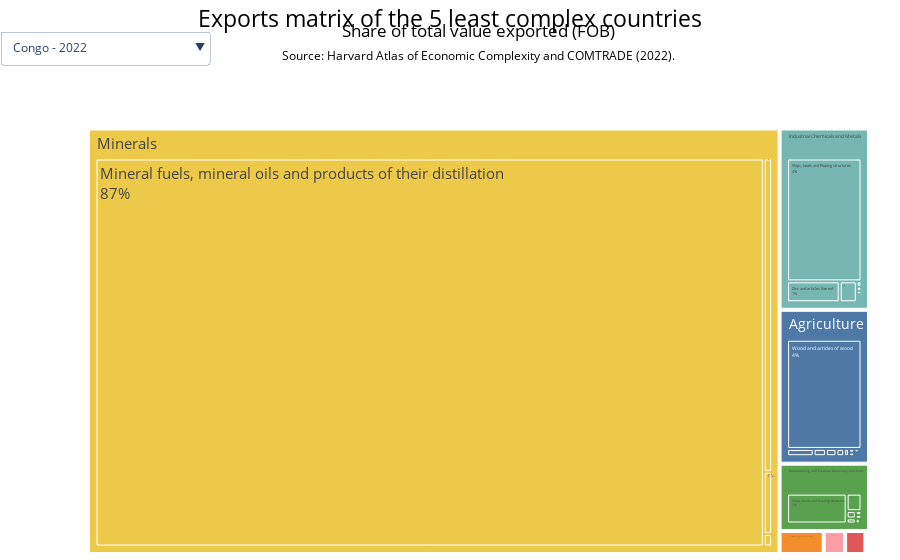

Source (notebook cell):
### Markdown cell above
#### Bottom 5

### Code cell
# Plotting a tree map 
 # See this very useful example: https://stackoverflow.com/questions/64100889/add-dropdown-menu-to-plotly-express-treemap

# Load the data
data_url = "https://raw.githubusercontent.com/IgnacioOrueta/ignacioorueta.github.io/refs/heads/main/Project/Section3/data/bottom5_countries.csv"
data = pd.read_csv(data_url)

# Define custom colors for each cluster_name
custom_colors = {
        'Agriculture': '#4E79A7',
        'Industrial Chemicals and Metals': '#76B7B2',
        'Textile and Home Goods': '#FF9DA7',
        'Metalworking and Electrical Machinery and Parts': '#59A14F',
        'Construction, Building, and Home Supplies': '#F28E2B',
        'Electronic and Electrical Goods': '#E15759',
        'Textile Apparel and Accessories': '#AF7AA1',
        'Minerals': '#EDC949',     
}

# Tableau colors
#4E79A7 (Blue)
#F28E2B (Orange)
#E15759 (Red)
# #76B7B2 (Teal)
# #59A14F (Green)
# #EDC949 (Yellow)
# #AF7AA1 (Purple)
#FF9DA7 (Pink)

dfs = list(data.groupby("country",))

first_title = dfs[0][0]
traces = []
buttons = []
for i,d in enumerate(dfs):
        visible = [False] * len(dfs)
        visible[i] = True
        name = d[0]
        traces.append(
            px.treemap(d[1],
                    path=['cluster_name', 'desc_hs2'],
                    values='percent_fobvalue',
                    color='cluster_name',
                    color_discrete_map=custom_colors).update_traces(visible=True if i==0 else False).data[0]
        )
        
        buttons.append(dict(label=name,
                        method="update",
                        args=[{"visible":visible}]))  # Creating the dropdown menu

updatemenus = [{
        'active': 0,
        'buttons': buttons,
        'x': 0.16,  # Adjust the x position
        'y': 1.15,  # Adjust the y position
        'xanchor': 'right',  # Anchor the dropdown to the right
        'yanchor': 'top'  # Anchor the dropdown to the top
    }]

fig = go.Figure(data=traces,
                    layout=dict(updatemenus=updatemenus))

# Add title and subtitle
fig.update_layout(
    title={
        'text': "Exports matrix of the 5 least complex countries",
        'y':0.98,
        'x':0.5,
        'xanchor': 'center',
        'yanchor': 'top',
            'font': {'size': 23, 'color': 'black' }
        },
    annotations=[
        dict(
            text="Share of total value exported (FOB)",
            x=0.5,
            y=1.18,
            xref="paper",
            yref="paper",
            showarrow=False,
            font=dict(size=17, color='black')
            ),
        dict(
            text="Source: Harvard Atlas of Economic Complexity and COMTRADE (2022).",
            x=0.5,
            y=1.12,
            xref="paper",
            yref="paper",
            showarrow=False,
            font=dict(size=12, color='black')
        )
        ],
    margin=dict(t=100, l=25, r=25, b=0),
    showlegend=True,
    )

# Show percentages in each quadrant
fig.update_traces(textinfo='label+percent entry', textfont_size=15)

# Create white borders between categories
fig.update_traces(marker=dict(line=dict(width=1)))

# Remove all tooltips except the label and category
fig.update_traces(hovertemplate='%{label}<br>%{value:.1f}%<br>Category: %{customdata[0]}<extra></extra>')

# Erase the border of the treemap graph
fig.update_layout(xaxis_showgrid=False, yaxis_showgrid=False)

# Remove the outer border of the chart
fig.update_layout(
        paper_bgcolor='white',
        plot_bgcolor='white',
        margin=dict(t=100, l=25, r=25, b=0)
)
    
pio.write_json(fig, '../figures/figure3b.json', pretty=True) # JSON
pio.write_html(fig, '../figures/figure3b.html') #HTML 

# Show the figure
fig.show()

### Figure 1 — Plotly figure (JSON) as saved in the notebook; plotly's stock layout.template omitted (floating-point values rounded to 4 significant figures; data arrays with more than 128 entries replaced by an {"elided": "..."} marker saying what was removed)
{"data": [{"branchvalues": "total", "customdata": {"elided": "147x1 str values"}, "domain": {"x": [0, 1], "y": [0, 1]}, "hovertemplate": "%{label}<br>%{value:.1f}%<br>Category: %{customdata[0]}<extra></extra>", "ids": {"elided": "147 str values"}, "labels": {"elided": "147 str values"}, "marker": {"colors": {"elided": "147 str values"}, "line": {"width": 1}}, "name": "", "parents": {"elided": "147 str values"}, "textfont": {"size": 15}, "textinfo": "label+percent entry", "type": "treemap", "values": {"elided": "147 float values"}, "visible": true}, {"branchvalues": "total", "customdata": {"elided": "140x1 str values"}, "domain": {"x": [0, 1], "y": [0, 1]}, "hovertemplate": "%{label}<br>%{value:.1f}%<br>Category: %{customdata[0]}<extra></extra>", "ids": {"elided": "140 str values"}, "labels": {"elided": "140 str values"}, "marker": {"colors": {"elided": "140 str values"}, "line": {"width": 1}}, "name": "", "parents": {"elided": "140 str values"}, "textfont": {"size": 15}, "textinfo": "label+percent entry", "type": "treemap", "values": {"elided": "140 float values"}, "visible": false}, {"branchvalues": "total", "customdata": {"elided": "167x1 str values"}, "domain": {"x": [0, 1], "y": [0, 1]}, "hovertemplate": "%{label}<br>%{value:.1f}%<br>Category: %{customdata[0]}<extra></extra>", "ids": {"elided": "167 str values"}, "labels": {"elided": "167 str values"}, "marker": {"colors": {"elided": "167 str values"}, "line": {"width": 1}}, "name": "", "parents": {"elided": "167 str values"}, "textfont": {"size": 15}, "textinfo": "label+percent entry", "type": "treemap", "values": {"elided": "167 float values"}, "visible": false}, {"branchvalues": "total", "customdata": [["Industrial Chemicals and Metals"], ["Electronic and Electrical Goods"], ["Construction, Building, and Home Supplies"], ["Industrial Chemicals and Metals"], ["Agriculture"], ["Industrial Chemicals and Metals"], ["Minerals"], ["Metalworking and Electrical Machinery and Parts"], ["Electronic and Electrical Goods"], ["Agriculture"], ["Minerals"], ["Industrial Chemicals and Metals"], ["Textile and Home Goods"], ["Agriculture"], ["Minerals"], ["Industrial Chemicals and Metals"], ["Metalworking and Electrical Machinery and Parts"], ["Electronic and Electrical Goods"], ["Construction, Building, and Home Supplies"], ["Textile and Home Goods"], ["Industrial Chemicals and Metals"], ["Metalworking and Electrical Machinery and Parts"], ["Agriculture"], ["Agriculture"], ["Textile and Home Goods"], ["Agriculture"], ["Agriculture"], ["Industrial Chemicals and Metals"], ["Construction, Building, and Home Supplies"], ["Agriculture"], ["Construction, Building, and Home Supplies"], ["Industrial Chemicals and Metals"], ["Construction, Building, and Home Supplies"], ["Construction, Building, and Home Supplies"], ["Textile and Home Goods"], ["Industrial Chemicals and Metals"], ["Minerals"], ["Agriculture"], ["Textile and Home Goods"], ["Metalworking and Electrical Machinery and Parts"], ["Industrial Chemicals and Metals"], ["Textile and Home Goods"], ["Agriculture"], ["Agriculture"], ["Metalworking and Electrical Machinery and Parts"], ["Metalworking and Electrical Machinery and Parts"], ["Metalworking and Electrical Machinery and Parts"], ["Construction, Building, and Home Supplies"], ["Metalworking and Electrical Machinery and Parts"], ["Electronic and Electrical Goods"], ["Agriculture"], ["Textile and Home Goods"], ["Minerals"], ["Electronic and Electrical Goods"], ["Agriculture"], ["Industrial Chemicals and Metals"], ["Construction, Building, and Home Supplies"], ["Construction, Building, and Home Supplies"], ["Agriculture"], ["Textile and Home Goods"], ["Agriculture"], ["Agriculture"], ["Agriculture"], ["Agriculture"], ["Industrial Chemicals and Metals"], ["Construction, Building, and Home Supplies"], ["Industrial Chemicals and Metals"], ["Construction, Building, and Home Supplies"], ["Textile and Home Goods"], ["Industrial Chemicals and Metals"], ["Agriculture"], ["Metalworking and Electrical Machinery and Parts"], ["Agriculture"], ["Metalworking and Electrical Machinery and Parts"], ["Construction, Building, and Home Supplies"], ["Construction, Building, and Home Supplies"], ["Metalworking and Electrical Machinery and Parts"], ["Industrial Chemicals and Metals"], ["Industrial Chemicals and Metals"], ["Textile and Home Goods"], ["Construction, Building, and Home Supplies"], ["Construction, Building, and Home Supplies"], ["Construction, Building, and Home Supplies"], ["Textile and Home Goods"], ["Textile Apparel and Accessories"], ["Metalworking and Electrical Machinery and Parts"], ["Industrial Chemicals and Metals"], ["Agriculture"], ["Construction, Building, and Home Supplies"], ["Textile Apparel and Accessories"], ["Agriculture"], ["Agriculture"], ["Construction, Building, and Home Supplies"], ["Minerals"], ["Industrial Chemicals and Metals"], ["Metalworking and Electrical Machinery and Parts"], ["Industrial Chemicals and Metals"], ["Electronic and Electrical Goods"], ["Construction, Building, and Home Supplies"], ["Agriculture"], ["Textile Apparel and Accessories"], ["Agriculture"], ["Metalworking and Electrical Machinery and Parts"], ["Industrial Chemicals and Metals"], ["Construction, Building, and Home Supplies"], ["Textile and Home Goods"], ["Agriculture"], ["Textile Apparel and Accessories"], ["Textile and Home Goods"], ["Textile and Home Goods"]], "domain": {"x": [0, 1], "y": [0, 1]}, "hovertemplate": "%{label}<br>%{value:.1f}%<br>Category: %{customdata[0]}<extra></extra>", "ids": ["Industrial Chemicals and Metals/Aircraft, spacecraft, and parts thereof", "Electronic and Electrical Goods/Plastics and articles thereof", "Construction, Building, and Home Supplies/Plastics and articles thereof", "Industrial Chemicals and Metals/Pharmaceutical products", "Agriculture/Paper and paperboard", "Industrial Chemicals and Metals/Organic chemicals", "Minerals/Ores, slag and ash", "Metalworking and Electrical Machinery and Parts/Optical, photographic, cinematographic, measuring, checking, medical or surgical instruments and apparatus...", "Electronic and Electrical Goods/Optical, photographic, cinematographic, measuring, checking, medical or surgical instruments and apparatus...", "Agriculture/Oil seeds and oleaginous fruits", "Minerals/Natural, cultured pearls", "Industrial Chemicals and Metals/Natural, cultured pearls", "Textile and Home Goods/Miscellaneous manufactured articles", "Agriculture/Miscellaneous edible preparations", "Minerals/Mineral fuels, mineral oils and products of their distillation", "Industrial Chemicals and Metals/Metals", "Metalworking and Electrical Machinery and Parts/Metal", "Electronic and Electrical Goods/Metal", "Construction, Building, and Home Supplies/Metal", "Textile and Home Goods/Man-made staple fibres", "Industrial Chemicals and Metals/Plastics and articles thereof", "Metalworking and Electrical Machinery and Parts/Plastics and articles thereof", "Agriculture/Preparations of cereals, flour, starch or milk", "Agriculture/Preparations of vegetables, fruit, nuts or other parts of plants", "Textile and Home Goods/Wool, fine or coarse animal hair", "Agriculture/Vegetables and certain roots and tubers", "Agriculture/Trees and other plants, live", "Industrial Chemicals and Metals/Tanning or dyeing extracts", "Construction, Building, and Home Supplies/Tanning or dyeing extracts", "Agriculture/Sugars and sugar confectionery", "Construction, Building, and Home Supplies/Stone, plaster, cement, asbestos, mica or similar materials", "Industrial Chemicals and Metals/Soap, organic surface-active agents", "Construction, Building, and Home Supplies/Soap, organic surface-active agents", "Construction, Building, and Home Supplies/Man-made staple fibres", "Textile and Home Goods/Ships, boats and floating structures", "Industrial Chemicals and Metals/Ships, boats and floating structures", "Minerals/Salt", "Agriculture/Salt", "Textile and Home Goods/Rubber and articles thereof", "Metalworking and Electrical Machinery and Parts/Rubber and articles thereof", "Industrial Chemicals and Metals/Rubber and articles thereof", "Textile and Home Goods/Raw hides and skins (other than furskins) and leather", "Agriculture/Raw hides and skins (other than furskins) and leather", "Agriculture/Products of the milling industry", "Metalworking and Electrical Machinery and Parts/Ships, boats and floating structures", "Metalworking and Electrical Machinery and Parts/Machinery and mechanical appliances, boilers, nuclear reactors", "Metalworking and Electrical Machinery and Parts/Metals", "Construction, Building, and Home Supplies/Machinery and mechanical appliances, boilers, nuclear reactors", "Metalworking and Electrical Machinery and Parts/Electrical machinery and equipment and parts thereof", "Electronic and Electrical Goods/Electrical machinery and equipment and parts thereof", "Agriculture/Dairy produce", "Textile and Home Goods/Cotton", "Minerals/Copper and articles thereof", "Electronic and Electrical Goods/Machinery and mechanical appliances, boilers, nuclear reactors", "Agriculture/Cocoa and cocoa preparations", "Industrial Chemicals and Metals/Chemical products n.e.c.", "Construction, Building, and Home Supplies/Chemical products n.e.c.", "Construction, Building, and Home Supplies/Essential oils and resinoids", "Agriculture/Cereals", "Textile and Home Goods/Carpets and other textile floor coverings", "Agriculture/Beverages, spirits and vinegar", "Agriculture/Articles of leather", "Agriculture/Animal, vegetable or microbial fats and oils and their cleavage products", "Agriculture/Animal originated products", "Industrial Chemicals and Metals/Aluminium and articles thereof", "Construction, Building, and Home Supplies/Aluminium and articles thereof", "Industrial Chemicals and Metals/Albuminoidal substances", "Construction, Building, and Home Supplies/Albuminoidal substances", "Textile and Home Goods/Ceramic products", "Industrial Chemicals and Metals/Essential oils and resinoids", "Agriculture/Coffee, tea, mate and spices", "Metalworking and Electrical Machinery and Parts/Explosives", "Agriculture/Lac", "Metalworking and Electrical Machinery and Parts/Iron or steel articles", "Construction, Building, and Home Supplies/Explosives", "Construction, Building, and Home Supplies/Iron or steel articles", "Metalworking and Electrical Machinery and Parts/Iron and steel", "Industrial Chemicals and Metals/Iron and steel", "Industrial Chemicals and Metals/Inorganic chemicals", "Textile and Home Goods/Glass and glassware", "Construction, Building, and Home Supplies/Glass and glassware", "Construction, Building, and Home Supplies/Iron and steel", "Construction, Building, and Home Supplies/Furniture", "Textile and Home Goods/Fabrics", "Textile Apparel and Accessories/Feathers and down, prepared", "Metalworking and Electrical Machinery and Parts/Furniture", "Industrial Chemicals and Metals/Fertilizers", "Agriculture/Fish and crustaceans, molluscs and other aquatic invertebrates", "Construction, Building, and Home Supplies/Fertilizers", "Textile Apparel and Accessories/Footwear", "Agriculture/Fruit and nuts, edible", "Agriculture/Food industries, residues and wastes thereof", "Construction, Building, and Home Supplies/Lead and articles thereof", "Minerals", "Industrial Chemicals and Metals/Zinc and articles thereof", "Metalworking and Electrical Machinery and Parts", "Industrial Chemicals and Metals", "Electronic and Electrical Goods", "Construction, Building, and Home Supplies", "Agriculture", "Textile Apparel and Accessories/Textiles, made up articles", "Agriculture/Wood and articles of wood", "Metalworking and Electrical Machinery and Parts/Vehicles", "Industrial Chemicals and Metals/Vehicles", "Construction, Building, and Home Supplies/Vehicles", "Textile and Home Goods/Vegetable textile fibres", "Agriculture/Tobacco and manufactured tobacco substitutes", "Textile Apparel and Accessories", "Textile and Home Goods/Wood and articles of wood", "Textile and Home Goods"], "labels": ["Aircraft, spacecraft, and parts thereof", "Plastics and articles thereof", "Plastics and articles thereof", "Pharmaceutical products", "Paper and paperboard", "Organic chemicals", "Ores, slag and ash", "Optical, photographic, cinematographic, measuring, checking, medical or surgical instruments and apparatus...", "Optical, photographic, cinematographic, measuring, checking, medical or surgical instruments and apparatus...", "Oil seeds and oleaginous fruits", "Natural, cultured pearls", "Natural, cultured pearls", "Miscellaneous manufactured articles", "Miscellaneous edible preparations", "Mineral fuels, mineral oils and products of their distillation", "Metals", "Metal", "Metal", "Metal", "Man-made staple fibres", "Plastics and articles thereof", "Plastics and articles thereof", "Preparations of cereals, flour, starch or milk", "Preparations of vegetables, fruit, nuts or other parts of plants", "Wool, fine or coarse animal hair", "Vegetables and certain roots and tubers", "Trees and other plants, live", "Tanning or dyeing extracts", "Tanning or dyeing extracts", "Sugars and sugar confectionery", "Stone, plaster, cement, asbestos, mica or similar materials", "Soap, organic surface-active agents", "Soap, organic surface-active agents", "Man-made staple fibres", "Ships, boats and floating structures", "Ships, boats and floating structures", "Salt", "Salt", "Rubber and articles thereof", "Rubber and articles thereof", "Rubber and articles thereof", "Raw hides and skins (other than furskins) and leather", "Raw hides and skins (other than furskins) and leather", "Products of the milling industry", "Ships, boats and floating structures", "Machinery and mechanical appliances, boilers, nuclear reactors", "Metals", "Machinery and mechanical appliances, boilers, nuclear reactors", "Electrical machinery and equipment and parts thereof", "Electrical machinery and equipment and parts thereof", "Dairy produce", "Cotton", "Copper and articles thereof", "Machinery and mechanical appliances, boilers, nuclear reactors", "Cocoa and cocoa preparations", "Chemical products n.e.c.", "Chemical products n.e.c.", "Essential oils and resinoids", "Cereals", "Carpets and other textile floor coverings", "Beverages, spirits and vinegar", "Articles of leather", "Animal, vegetable or microbial fats and oils and their cleavage products", "Animal originated products", "Aluminium and articles thereof", "Aluminium and articles thereof", "Albuminoidal substances", "Albuminoidal substances", "Ceramic products", "Essential oils and resinoids", "Coffee, tea, mate and spices", "Explosives", "Lac", "Iron or steel articles", "Explosives", "Iron or steel articles", "Iron and steel", "Iron and steel", "Inorganic chemicals", "Glass and glassware", "Glass and glassware", "Iron and steel", "Furniture", "Fabrics", "Feathers and down, prepared", "Furniture", "Fertilizers", "Fish and crustaceans, molluscs and other aquatic invertebrates", "Fertilizers", "Footwear", "Fruit and nuts, edible", "Food industries, residues and wastes thereof", "Lead and articles thereof", "Minerals", "Zinc and articles thereof", "Metalworking and Electrical Machinery and Parts", "Industrial Chemicals and Metals", "Electronic and Electrical Goods", "Construction, Building, and Home Supplies", "Agriculture", "Textiles, made up articles", "Wood and articles of wood", "Vehicles", "Vehicles", "Vehicles", "Vegetable textile fibres", "Tobacco and manufactured tobacco substitutes", "Textile Apparel and Accessories", "Wood and articles of wood", "Textile and Home Goods"], "marker": {"colors": ["#76B7B2", "#E15759", "#F28E2B", "#76B7B2", "#4E79A7", "#76B7B2", "#EDC949", "#59A14F", "#E15759", "#4E79A7", "#EDC949", "#76B7B2", "#FF9DA7", "#4E79A7", "#EDC949", "#76B7B2", "#59A14F", "#E15759", "#F28E2B", "#FF9DA7", "#76B7B2", "#59A14F", "#4E79A7", "#4E79A7", "#FF9DA7", "#4E79A7", "#4E79A7", "#76B7B2", "#F28E2B", "#4E79A7", "#F28E2B", "#76B7B2", "#F28E2B", "#F28E2B", "#FF9DA7", "#76B7B2", "#EDC949", "#4E79A7", "#FF9DA7", "#59A14F", "#76B7B2", "#FF9DA7", "#4E79A7", "#4E79A7", "#59A14F", "#59A14F", "#59A14F", "#F28E2B", "#59A14F", "#E15759", "#4E79A7", "#FF9DA7", "#EDC949", "#E15759", "#4E79A7", "#76B7B2", "#F28E2B", "#F28E2B", "#4E79A7", "#FF9DA7", "#4E79A7", "#4E79A7", "#4E79A7", "#4E79A7", "#76B7B2", "#F28E2B", "#76B7B2", "#F28E2B", "#FF9DA7", "#76B7B2", "#4E79A7", "#59A14F", "#4E79A7", "#59A14F", "#F28E2B", "#F28E2B", "#59A14F", "#76B7B2", "#76B7B2", "#FF9DA7", "#F28E2B", "#F28E2B", "#F28E2B", "#FF9DA7", "#AF7AA1", "#59A14F", "#76B7B2", "#4E79A7", "#F28E2B", "#AF7AA1", "#4E79A7", "#4E79A7", "#F28E2B", "#EDC949", "#76B7B2", "#59A14F", "#76B7B2", "#E15759", "#F28E2B", "#4E79A7", "#AF7AA1", "#4E79A7", "#59A14F", "#76B7B2", "#F28E2B", "#FF9DA7", "#4E79A7", "#AF7AA1", "#FF9DA7", "#FF9DA7"], "line": {"width": 1}}, "name": "", "parents": ["Industrial Chemicals and Metals", "Electronic and Electrical Goods", "Construction, Building, and Home Supplies", "Industrial Chemicals and Metals", "Agriculture", "Industrial Chemicals and Metals", "Minerals", "Metalworking and Electrical Machinery and Parts", "Electronic and Electrical Goods", "Agriculture", "Minerals", "Industrial Chemicals and Metals", "Textile and Home Goods", "Agriculture", "Minerals", "Industrial Chemicals and Metals", "Metalworking and Electrical Machinery and Parts", "Electronic and Electrical Goods", "Construction, Building, and Home Supplies", "Textile and Home Goods", "Industrial Chemicals and Metals", "Metalworking and Electrical Machinery and Parts", "Agriculture", "Agriculture", "Textile and Home Goods", "Agriculture", "Agriculture", "Industrial Chemicals and Metals", "Construction, Building, and Home Supplies", "Agriculture", "Construction, Building, and Home Supplies", "Industrial Chemicals and Metals", "Construction, Building, and Home Supplies", "Construction, Building, and Home Supplies", "Textile and Home Goods", "Industrial Chemicals and Metals", "Minerals", "Agriculture", "Textile and Home Goods", "Metalworking and Electrical Machinery and Parts", "Industrial Chemicals and Metals", "Textile and Home Goods", "Agriculture", "Agriculture", "Metalworking and Electrical Machinery and Parts", "Metalworking and Electrical Machinery and Parts", "Metalworking and Electrical Machinery and Parts", "Construction, Building, and Home Supplies", "Metalworking and Electrical Machinery and Parts", "Electronic and Electrical Goods", "Agriculture", "Textile and Home Goods", "Minerals", "Electronic and Electrical Goods", "Agriculture", "Industrial Chemicals and Metals", "Construction, Building, and Home Supplies", "Construction, Building, and Home Supplies", "Agriculture", "Textile and Home Goods", "Agriculture", "Agriculture", "Agriculture", "Agriculture", "Industrial Chemicals and Metals", "Construction, Building, and Home Supplies", "Industrial Chemicals and Metals", "Construction, Building, and Home Supplies", "Textile and Home Goods", "Industrial Chemicals and Metals", "Agriculture", "Metalworking and Electrical Machinery and Parts", "Agriculture", "Metalworking and Electrical Machinery and Parts", "Construction, Building, and Home Supplies", "Construction, Building, and Home Supplies", "Metalworking and Electrical Machinery and Parts", "Industrial Chemicals and Metals", "Industrial Chemicals and Metals", "Textile and Home Goods", "Construction, Building, and Home Supplies", "Construction, Building, and Home Supplies", "Construction, Building, and Home Supplies", "Textile and Home Goods", "Textile Apparel and Accessories", "Metalworking and Electrical Machinery and Parts", "Industrial Chemicals and Metals", "Agriculture", "Construction, Building, and Home Supplies", "Textile Apparel and Accessories", "Agriculture", "Agriculture", "Construction, Building, and Home Supplies", "", "Industrial Chemicals and Metals", "", "", "", "", "", "Textile Apparel and Accessories", "Agriculture", "Metalworking and Electrical Machinery and Parts", "Industrial Chemicals and Metals", "Construction, Building, and Home Supplies", "Textile and Home Goods", "Agriculture", "", "Textile and Home Goods", ""], "textfont": {"size": 15}, "textinfo": "label+percent entry", "type": "treemap", "values": [0.0354, 0.002141, 0.04028, 0.0007313, 0.005815, 0.001492, 0.1005, 0.0008197, 0.0002694, 0.3739, 0.000496, 0.0003751, 0.000457, 0.0263, 53.96, 0.0002312, 9.815e-05, 0.006887, 0.003856, 0.001205, 0.01739, 2.159e-05, 0.003306, 0.0004312, 9.371e-06, 0.001925, 0.03462, 0.0009377, 0.000138, 0.001989, 0.0003749, 0.009641, 0.006535, 1.471e-05, 0.005588, 0.5788, 0.07143, 0.001241, 0.06044, 5.483e-06, 0.0006287, 0.07338, 0.007878, 0.00416, 0.08243, 0.005412, 0.0002716, 8.584e-05, 3.336e-06, 0.01131, 0.004975, 0.01703, 0.1403, 0.002733, 0.6383, 0.00085, 0.0174, 0.009246, 0.002652, 6.13e-05, 0.008335, 0.0002454, 0.0185, 0.001171, 0.01171, 0.2525, 0.0007696, 5.33e-05, 5.94e-06, 3.63e-05, 0.05018, 0.0009452, 0.003615, 0.0002049, 7.76e-05, 0.003452, 0.01534, 0.001545, 0.02324, 0.01173, 0.01566, 0.005958, 9.567e-05, 2.194e-05, 0.009932, 8.225e-06, 1.802, 0.04835, 2.675e-05, 0.0005373, 0.2323, 0.0825, 0.1003, 54.27, 0.001421, 0.151, 2.489, 0.02334, 0.4565, 1.694, 0.004428, 0.0003468, 0.04542, 0.001872, 0.0004189, 2.283e-05, 0.1413, 0.0149, 2.436e-05, 0.17], "visible": false}, {"branchvalues": "total", "customdata": {"elided": "143x1 str values"}, "domain": {"x": [0, 1], "y": [0, 1]}, "hovertemplate": "%{label}<br>%{value:.1f}%<br>Category: %{customdata[0]}<extra></extra>", "ids": {"elided": "143 str values"}, "labels": {"elided": "143 str values"}, "marker": {"colors": {"elided": "143 str values"}, "line": {"width": 1}}, "name": "", "parents": {"elided": "143 str values"}, "textfont": {"size": 15}, "textinfo": "label+percent entry", "type": "treemap", "values": {"elided": "143 float values"}, "visible": false}], "layout": {"annotations": [{"font": {"color": "black", "size": 17}, "showarrow": false, "text": "Share of total value exported (FOB)", "x": 0.5, "xref": "paper", "y": 1.18, "yref": "paper"}, {"font": {"color": "black", "size": 12}, "showarrow": false, "text": "Source: Harvard Atlas of Economic Complexity and COMTRADE (2022).", "x": 0.5, "xref": "paper", "y": 1.12, "yref": "paper"}], "margin": {"b": 0, "l": 25, "r": 25, "t": 100}, "paper_bgcolor": "white", "plot_bgcolor": "white", "showlegend": true, "title": {"font": {"color": "black", "size": 23}, "text": "Exports matrix of the 5 least complex countries", "x": 0.5, "xanchor": "center", "y": 0.98, "yanchor": "top"}, "updatemenus": [{"active": 0, "buttons": [{"args": [{"visible": [true, false, false, false, false]}], "label": "Congo - 2022", "method": "update"}, {"args": [{"visible": [false, true, false, false, false]}], "label": "Dem. Rep. of the Congo - 2022", "method": "update"}, {"args": [{"visible": [false, false, true, false, false]}], "label": "Mozambique - 2022", "method": "update"}, {"args": [{"visible": [false, false, false, true, false]}], "label": "Nigeria - 2022", "method": "update"}, {"args": [{"visible": [false, false, false, false, true]}], "label": "Papua New Guinea - 2020", "method": "update"}], "x": 0.16, "xanchor": "right", "y": 1.15, "yanchor": "top"}], "xaxis": {"showgrid": false}, "yaxis": {"showgrid": false}}}
